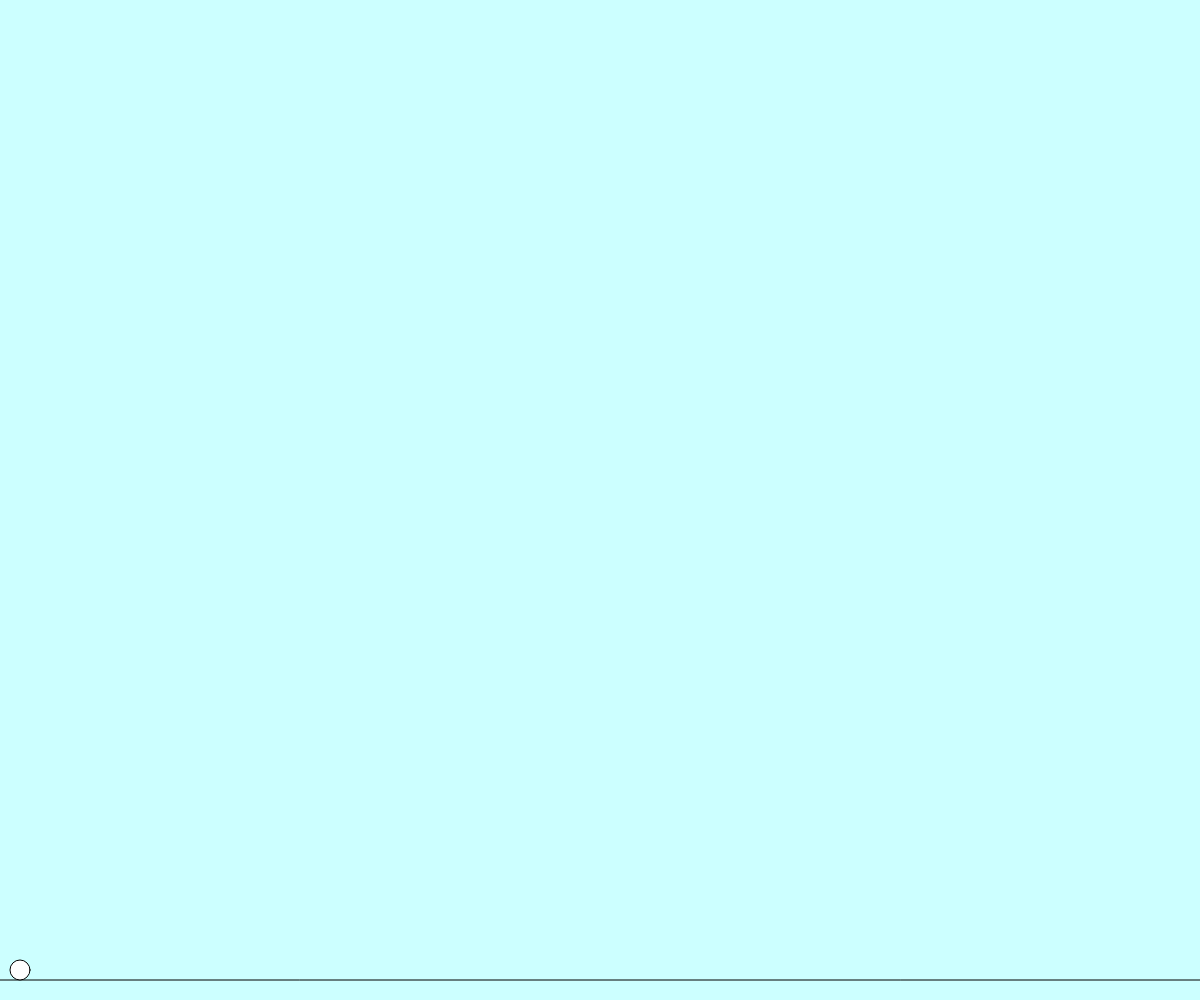
Frame 1 (no input)
Frame 60 (no input): identical to frame 1, image omitted
Frame 120 (the mouse pressed at the canvas centre since frame 60): identical to frame 1, image omitted

The p5.js sketch that drew this single still picture (run headless with seeded random() and noise() and a simulated clock; from frame 60 on, the mouse is pressed at the canvas centre):

// p5.js sketch
// ── sketch.js
const g = 1;     //
const jump = 20; // ジャンプ力
const ground = 20;
const size = 20;

let x, y, vy;

function setup() {
  createCanvas(windowWidth, windowHeight);

  x = 20;
  y = height - ground - size / 2;
  vy = 0;
}

function windowResized(){
  resizeCanvas(windowWidth, windowHeight); // キャンバスをリサイズする（createCanvasではないので注意）
}

function draw() {
  background(204, 255, 255);

  let gy = height - ground;
  line(0, gy, width, gy); // 地面の線

  ellipse(x, y, size, size);

  y += vy;


  if(y < height - ground - size / 2){ // 地面より上、つまり空中にいる
    vy += g; // 下方向に重力の影響で加速する
  }
  else{
    vy = 0;
    y = height - ground - size / 2;
  }
  if(keyIsDown(LEFT_ARROW)){ x -= 3; }
  if(keyIsDown(RIGHT_ARROW)){ x += 3; }
}

function keyPressed(){
  if(key == " " && y >= height - ground - size / 2){ // 地面にいるときだけジャンプできる
    vy = -jump;
  }
}
